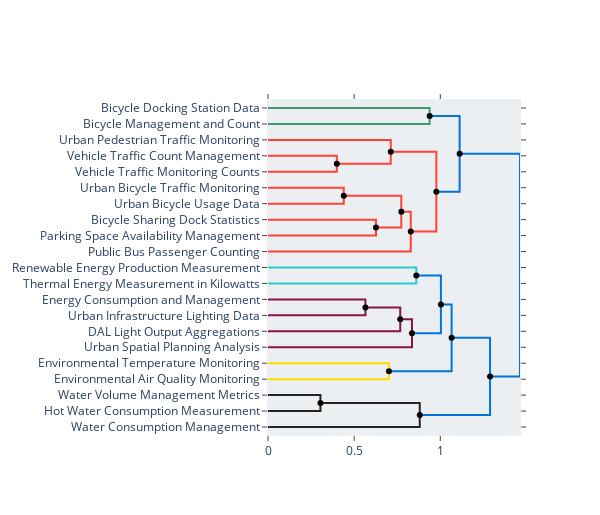

Write notebook code for a chart like this one.
### Code cell
topic_model.set_topic_labels(custom_label)
topic_model.visualize_hierarchy(hierarchical_topics=hierarchical_topics, custom_labels=custom_label, width=600)

### Figure 1 — Plotly figure (JSON) as saved in the notebook; plotly's stock layout.template omitted (floating-point values rounded to 4 significant figures)
{"data": [{"hoverinfo": "text", "marker": {"color": "rgb(61,153,112)"}, "mode": "lines", "text": ["Bicycle Docking Station Data", "", "", "Bicycle Management and Count"], "x": [0.0, 0.9379, 0.9379, 0.0], "xaxis": "x", "y": [-5.0, -5.0, -15.0, -15.0], "yaxis": "y", "type": "scatter"}, {"hoverinfo": "text", "marker": {"color": "rgb(255,65,54)"}, "mode": "lines", "text": ["Vehicle Traffic Count Management", "", "", "Vehicle Traffic Monitoring Counts"], "x": [0.0, 0.3994, 0.3994, 0.0], "xaxis": "x", "y": [-35.0, -35.0, -45.0, -45.0], "yaxis": "y", "type": "scatter"}, {"hoverinfo": "text", "marker": {"color": "rgb(255,65,54)"}, "mode": "lines", "text": ["Urban Pedestrian Traffic Monitoring", "", "", "traffic_vehicle_vehicles_counts_transportation"], "x": [0.0, 0.7125, 0.7125, 0.3994], "xaxis": "x", "y": [-25.0, -25.0, -40.0, -40.0], "yaxis": "y", "type": "scatter"}, {"hoverinfo": "text", "marker": {"color": "rgb(255,65,54)"}, "mode": "lines", "text": ["Urban Bicycle Traffic Monitoring", "", "", "Urban Bicycle Usage Data"], "x": [0.0, 0.4396, 0.4396, 0.0], "xaxis": "x", "y": [-55.0, -55.0, -65.0, -65.0], "yaxis": "y", "type": "scatter"}, {"hoverinfo": "text", "marker": {"color": "rgb(255,65,54)"}, "mode": "lines", "text": ["Bicycle Sharing Dock Statistics", "", "", "Parking Space Availability Management"], "x": [0.0, 0.6266, 0.6266, 0.0], "xaxis": "x", "y": [-75.0, -75.0, -85.0, -85.0], "yaxis": "y", "type": "scatter"}, {"hoverinfo": "text", "marker": {"color": "rgb(255,65,54)"}, "mode": "lines", "text": ["bicycle_mobility_transportation_bicycles_traffic", "", "", "parking_transportation_availability_stations_docking"], "x": [0.4396, 0.7737, 0.7737, 0.6266], "xaxis": "x", "y": [-60.0, -60.0, -80.0, -80.0], "yaxis": "y", "type": "scatter"}, {"hoverinfo": "text", "marker": {"color": "rgb(255,65,54)"}, "mode": "lines", "text": ["transportation_bicycle_mobility_bicycles_parking", "", "", "Public Bus Passenger Counting"], "x": [0.7737, 0.8286, 0.8286, 0.0], "xaxis": "x", "y": [-70.0, -70.0, -95.0, -95.0], "yaxis": "y", "type": "scatter"}, {"hoverinfo": "text", "marker": {"color": "rgb(255,65,54)"}, "mode": "lines", "text": ["traffic_vehicle_pedestrian_counts_vehicles", "", "", "transportation_bicycle_mobility_bicycles_counts"], "x": [0.7125, 0.977, 0.977, 0.8286], "xaxis": "x", "y": [-32.5, -32.5, -82.5, -82.5], "yaxis": "y", "type": "scatter"}, {"hoverinfo": "text", "marker": {"color": "rgb(0,116,217)"}, "mode": "lines", "text": ["locked_cycle_bicycle_primary_secondary", "", "", "transportation_traffic_bicycle_counts_mobility"], "x": [0.9379, 1.112, 1.112, 0.977], "xaxis": "x", "y": [-10.0, -10.0, -57.5, -57.5], "yaxis": "y", "type": "scatter"}, {"hoverinfo": "text", "marker": {"color": "rgb(35,205,205)"}, "mode": "lines", "text": ["Renewable Energy Production Measurement", "", "", "Thermal Energy Measurement in Kilowatts"], "x": [0.0, 0.8608, 0.8608, 0.0], "xaxis": "x", "y": [-105.0, -105.0, -115.0, -115.0], "yaxis": "y", "type": "scatter"}, {"hoverinfo": "text", "marker": {"color": "rgb(133,20,75)"}, "mode": "lines", "text": ["Energy Consumption and Management", "", "", "Urban Infrastructure Lighting Data"], "x": [0.0, 0.5654, 0.5654, 0.0], "xaxis": "x", "y": [-125.0, -125.0, -135.0, -135.0], "yaxis": "y", "type": "scatter"}, {"hoverinfo": "text", "marker": {"color": "rgb(133,20,75)"}, "mode": "lines", "text": ["output_light_lighting_energy_and", "", "", "DAL Light Output Aggregations"], "x": [0.5654, 0.7676, 0.7676, 0.0], "xaxis": "x", "y": [-130.0, -130.0, -145.0, -145.0], "yaxis": "y", "type": "scatter"}, {"hoverinfo": "text", "marker": {"color": "rgb(133,20,75)"}, "mode": "lines", "text": ["output_light_lighting_and_energy", "", "", "Urban Spatial Planning Analysis"], "x": [0.7676, 0.8357, 0.8357, 0.0], "xaxis": "x", "y": [-137.5, -137.5, -155.0, -155.0], "yaxis": "y", "type": "scatter"}, {"hoverinfo": "text", "marker": {"color": "rgb(0,116,217)"}, "mode": "lines", "text": ["renewable_thermal_energy_kilowatthours_production", "", "", "output_light_lighting_and_energy"], "x": [0.8608, 1.004, 1.004, 0.8357], "xaxis": "x", "y": [-110.0, -110.0, -146.2, -146.2], "yaxis": "y", "type": "scatter"}, {"hoverinfo": "text", "marker": {"color": "rgb(255,220,0)"}, "mode": "lines", "text": ["Environmental Temperature Monitoring", "", "", "Environmental Air Quality Monitoring"], "x": [0.0, 0.7017, 0.7017, 0.0], "xaxis": "x", "y": [-165.0, -165.0, -175.0, -175.0], "yaxis": "y", "type": "scatter"}, {"hoverinfo": "text", "marker": {"color": "rgb(0,116,217)"}, "mode": "lines", "text": ["output_light_lighting_and_energy", "", "", "environmental_air_quality_monitoring_concentration"], "x": [1.004, 1.066, 1.066, 0.7017], "xaxis": "x", "y": [-128.1, -128.1, -170.0, -170.0], "yaxis": "y", "type": "scatter"}, {"hoverinfo": "text", "marker": {"color": "rgb(40,35,35)"}, "mode": "lines", "text": ["Water Volume Management Metrics", "", "", "Hot Water Consumption Measurement"], "x": [0.0, 0.3043, 0.3043, 0.0], "xaxis": "x", "y": [-185.0, -185.0, -195.0, -195.0], "yaxis": "y", "type": "scatter"}, {"hoverinfo": "text", "marker": {"color": "rgb(40,35,35)"}, "mode": "lines", "text": ["water_cubic_meters_volume_management", "", "", "Water Consumption Management"], "x": [0.3043, 0.8807, 0.8807, 0.0], "xaxis": "x", "y": [-190.0, -190.0, -205.0, -205.0], "yaxis": "y", "type": "scatter"}, {"hoverinfo": "text", "marker": {"color": "rgb(0,116,217)"}, "mode": "lines", "text": ["output_light_lighting_and_energy", "", "", "water_cubic_meters_volume_management"], "x": [1.066, 1.289, 1.289, 0.8807], "xaxis": "x", "y": [-149.1, -149.1, -197.5, -197.5], "yaxis": "y", "type": "scatter"}, {"hoverinfo": "text", "marker": {"color": "rgb(0,116,217)"}, "mode": "lines", "text": ["transportation_traffic_bicycle_counts_mobility", "", "", "output_light_lighting_and_energy"], "x": [1.112, 1.463, 1.463, 1.289], "xaxis": "x", "y": [-33.75, -33.75, -173.3, -173.3], "yaxis": "y", "type": "scatter"}, {"hoverinfo": "text", "hovertext": ["bicycle_mobility_transportation_bicycles_traffic", "transportation_bicycle_mobility_bicycles_parking", "traffic_vehicle_pedestrian_counts_vehicles", "locked_cycle_bicycle_primary_secondary", "output_light_lighting_energy_and", "output_light_lighting_and_energy", "renewable_thermal_energy_kilowatthours_production", "output_light_lighting_and_energy", "water_cubic_meters_volume_management", "output_light_lighting_and_energy", "transportation_traffic_bicycle_counts_mobility"], "marker": {"color": "black"}, "mode": "markers", "showlegend": false, "x": [0.4396, 0.7737, 0.7125, 0.9379, 0.5654, 0.7676, 0.8608, 1.004, 0.3043, 1.066, 1.112], "y": [-60.0, -70.0, -32.5, -10.0, -130.0, -137.5, -110.0, -128.1, -190.0, -149.1, -33.75], "type": "scatter"}, {"hoverinfo": "text", "hovertext": ["traffic_vehicle_vehicles_counts_transportation", "parking_transportation_availability_stations_docking", "transportation_bicycle_mobility_bicycles_counts", "transportation_traffic_bicycle_counts_mobility", "output_light_lighting_and_energy", "environmental_air_quality_monitoring_concentration", "water_cubic_meters_volume_management", "output_light_lighting_and_energy"], "marker": {"color": "black"}, "mode": "markers", "showlegend": false, "x": [0.3994, 0.6266, 0.8286, 0.977, 0.8357, 0.7017, 0.8807, 1.289], "y": [-40.0, -80.0, -82.5, -57.5, -146.2, -170.0, -197.5, -173.3], "type": "scatter"}], "layout": {"autosize": false, "height": 515, "hovermode": "closest", "showlegend": false, "width": 600, "xaxis": {"mirror": "allticks", "rangemode": "tozero", "showgrid": false, "showline": true, "showticklabels": true, "ticks": "outside", "type": "linear", "zeroline": false}, "yaxis": {"mirror": "allticks", "rangemode": "tozero", "showgrid": false, "showline": true, "showticklabels": true, "tickmode": "array", "ticks": "outside", "ticktext": ["Bicycle Docking Station Data", "Bicycle Management and Count", "Urban Pedestrian Traffic Monitoring", "Vehicle Traffic Count Management", "Vehicle Traffic Monitoring Counts", "Urban Bicycle Traffic Monitoring", "Urban Bicycle Usage Data", "Bicycle Sharing Dock Statistics", "Parking Space Availability Management", "Public Bus Passenger Counting", "Renewable Energy Production Measurement", "Thermal Energy Measurement in Kilowatts", "Energy Consumption and Management", "Urban Infrastructure Lighting Data", "DAL Light Output Aggregations", "Urban Spatial Planning Analysis", "Environmental Temperature Monitoring", "Environmental Air Quality Monitoring", "Water Volume Management Metrics", "Hot Water Consumption Measurement", "Water Consumption Management"], "tickvals": [-5.0, -15.0, -25.0, -35.0, -45.0, -55.0, -65.0, -75.0, -85.0, -95.0, -105.0, -115.0, -125.0, -135.0, -145.0, -155.0, -165.0, -175.0, -185.0, -195.0, -205.0], "type": "linear", "zeroline": false, "range": [-210.0, 0.0]}, "title": {"font": {"size": 22, "color": "Black"}, "text": "", "x": 0.5, "xanchor": "center", "yanchor": "top"}, "hoverlabel": {"font": {"size": 16, "family": "Rockwell"}, "bgcolor": "white"}, "plot_bgcolor": "#ECEFF1"}}
